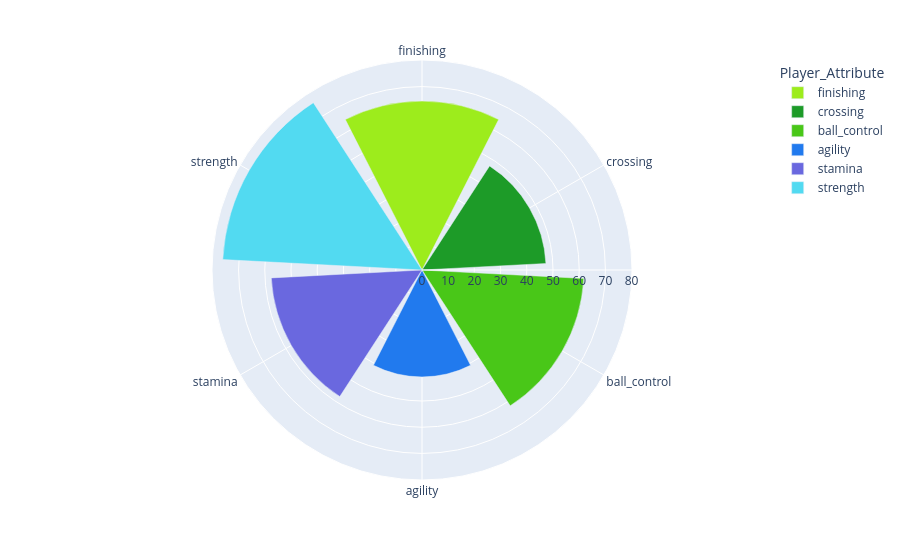
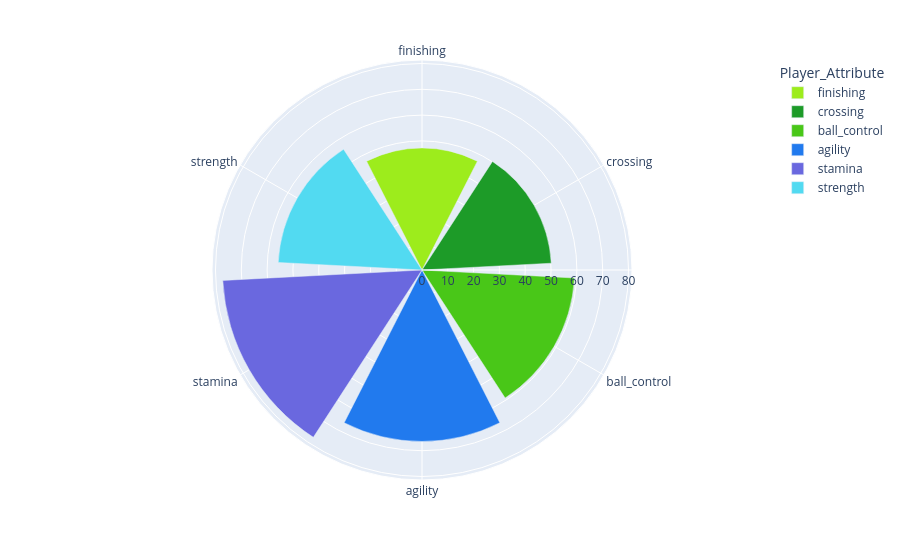

Notebook code cell kept with these figures, in order:
### Code cell
fig = make_subplots(rows=1, cols=2)


fig1 = px.bar_polar(df_pizza, r='y_value', theta='Player_Attribute', color= 'Player_Attribute',
                   color_discrete_map={'finishing': "#9DEC1C",
                                       'crossing': "#1D9B28",
                                       'ball_control': "#49C718",
                                       'agility': "#217AEE",
                                       'stamina': "#6A68DF",
                                       'strength': "#52DAF1"
                                       })

fig2 = px.bar_polar(df_pizza, r='y_bench', theta='Player_Attribute', color= 'Player_Attribute',
                   color_discrete_map={'finishing': "#9DEC1C",
                                       'crossing': "#1D9B28",
                                       'ball_control': "#49C718",
                                       'agility': "#217AEE",
                                       'stamina': "#6A68DF",
                                       'strength': "#52DAF1"
                                       })

fig1.show()
fig2.show()

### Figure 1 — Plotly figure (JSON) as saved in the notebook; plotly's stock layout.template omitted (floating-point values rounded to 4 significant figures)
{"data": [{"hovertemplate": "Player_Attribute=%{theta}<br>y_value=%{r}<extra></extra>", "legendgroup": "finishing", "marker": {"color": "#9DEC1C", "pattern": {"shape": ""}}, "name": "finishing", "r": [64.45], "showlegend": true, "subplot": "polar", "theta": ["finishing"], "type": "barpolar"}, {"hovertemplate": "Player_Attribute=%{theta}<br>y_value=%{r}<extra></extra>", "legendgroup": "crossing", "marker": {"color": "#1D9B28", "pattern": {"shape": ""}}, "name": "crossing", "r": [47.36], "showlegend": true, "subplot": "polar", "theta": ["crossing"], "type": "barpolar"}, {"hovertemplate": "Player_Attribute=%{theta}<br>y_value=%{r}<extra></extra>", "legendgroup": "ball_control", "marker": {"color": "#49C718", "pattern": {"shape": ""}}, "name": "ball_control", "r": [61.82], "showlegend": true, "subplot": "polar", "theta": ["ball_control"], "type": "barpolar"}, {"hovertemplate": "Player_Attribute=%{theta}<br>y_value=%{r}<extra></extra>", "legendgroup": "agility", "marker": {"color": "#217AEE", "pattern": {"shape": ""}}, "name": "agility", "r": [40.82], "showlegend": true, "subplot": "polar", "theta": ["agility"], "type": "barpolar"}, {"hovertemplate": "Player_Attribute=%{theta}<br>y_value=%{r}<extra></extra>", "legendgroup": "stamina", "marker": {"color": "#6A68DF", "pattern": {"shape": ""}}, "name": "stamina", "r": [57.59], "showlegend": true, "subplot": "polar", "theta": ["stamina"], "type": "barpolar"}, {"hovertemplate": "Player_Attribute=%{theta}<br>y_value=%{r}<extra></extra>", "legendgroup": "strength", "marker": {"color": "#52DAF1", "pattern": {"shape": ""}}, "name": "strength", "r": [76.14], "showlegend": true, "subplot": "polar", "theta": ["strength"], "type": "barpolar"}], "layout": {"barmode": "relative", "legend": {"title": {"text": "Player_Attribute"}, "tracegroupgap": 0}, "margin": {"t": 60}, "polar": {"angularaxis": {"categoryarray": ["finishing", "crossing", "ball_control", "agility", "stamina", "strength"], "categoryorder": "array", "direction": "clockwise", "rotation": 90}, "domain": {"x": [0, 1], "y": [0, 1]}}}}

### Figure 2 — Plotly figure (JSON) as saved in the notebook; plotly's stock layout.template omitted (floating-point values rounded to 4 significant figures)
{"data": [{"hovertemplate": "Player_Attribute=%{theta}<br>y_bench=%{r}<extra></extra>", "legendgroup": "finishing", "marker": {"color": "#9DEC1C", "pattern": {"shape": ""}}, "name": "finishing", "r": [47.29], "showlegend": true, "subplot": "polar", "theta": ["finishing"], "type": "barpolar"}, {"hovertemplate": "Player_Attribute=%{theta}<br>y_bench=%{r}<extra></extra>", "legendgroup": "crossing", "marker": {"color": "#1D9B28", "pattern": {"shape": ""}}, "name": "crossing", "r": [50.14], "showlegend": true, "subplot": "polar", "theta": ["crossing"], "type": "barpolar"}, {"hovertemplate": "Player_Attribute=%{theta}<br>y_bench=%{r}<extra></extra>", "legendgroup": "ball_control", "marker": {"color": "#49C718", "pattern": {"shape": ""}}, "name": "ball_control", "r": [59.14], "showlegend": true, "subplot": "polar", "theta": ["ball_control"], "type": "barpolar"}, {"hovertemplate": "Player_Attribute=%{theta}<br>y_bench=%{r}<extra></extra>", "legendgroup": "agility", "marker": {"color": "#217AEE", "pattern": {"shape": ""}}, "name": "agility", "r": [66.43], "showlegend": true, "subplot": "polar", "theta": ["agility"], "type": "barpolar"}, {"hovertemplate": "Player_Attribute=%{theta}<br>y_bench=%{r}<extra></extra>", "legendgroup": "stamina", "marker": {"color": "#6A68DF", "pattern": {"shape": ""}}, "name": "stamina", "r": [77.29], "showlegend": true, "subplot": "polar", "theta": ["stamina"], "type": "barpolar"}, {"hovertemplate": "Player_Attribute=%{theta}<br>y_bench=%{r}<extra></extra>", "legendgroup": "strength", "marker": {"color": "#52DAF1", "pattern": {"shape": ""}}, "name": "strength", "r": [55.79], "showlegend": true, "subplot": "polar", "theta": ["strength"], "type": "barpolar"}], "layout": {"barmode": "relative", "legend": {"title": {"text": "Player_Attribute"}, "tracegroupgap": 0}, "margin": {"t": 60}, "polar": {"angularaxis": {"categoryarray": ["finishing", "crossing", "ball_control", "agility", "stamina", "strength"], "categoryorder": "array", "direction": "clockwise", "rotation": 90}, "domain": {"x": [0, 1], "y": [0, 1]}}}}
